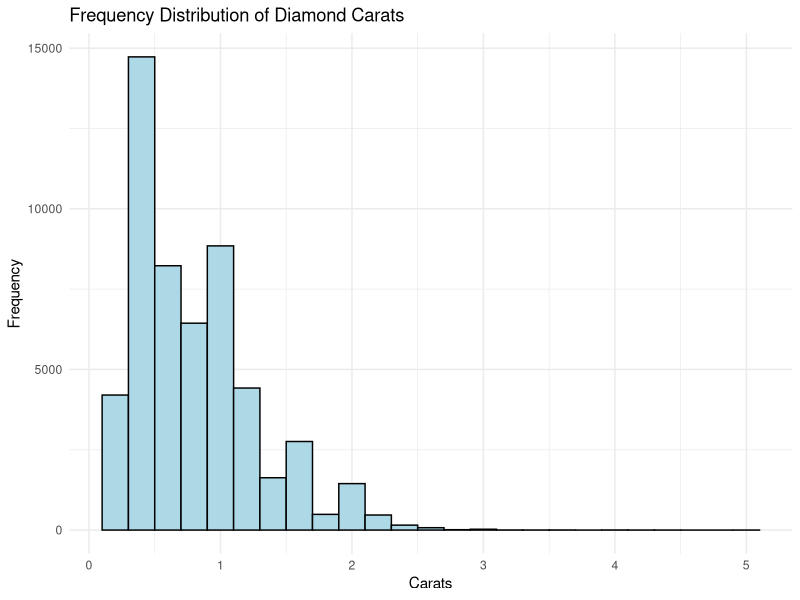
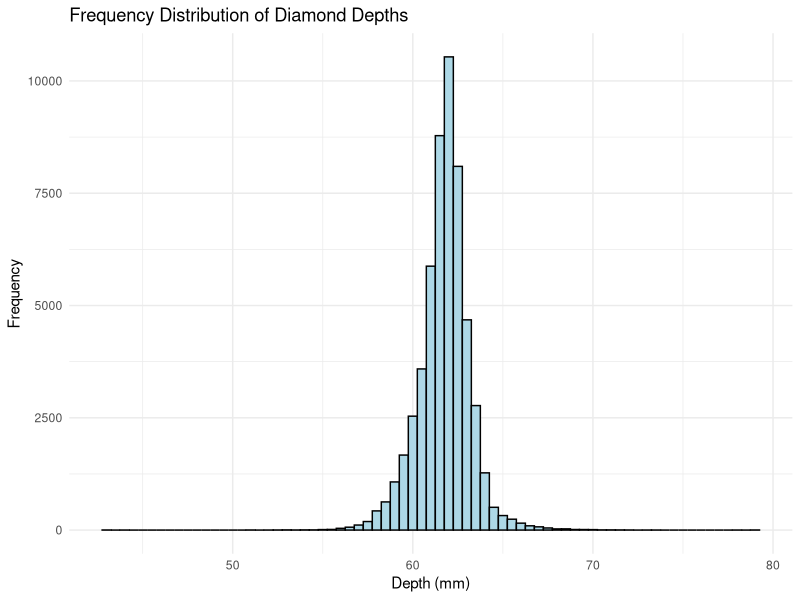
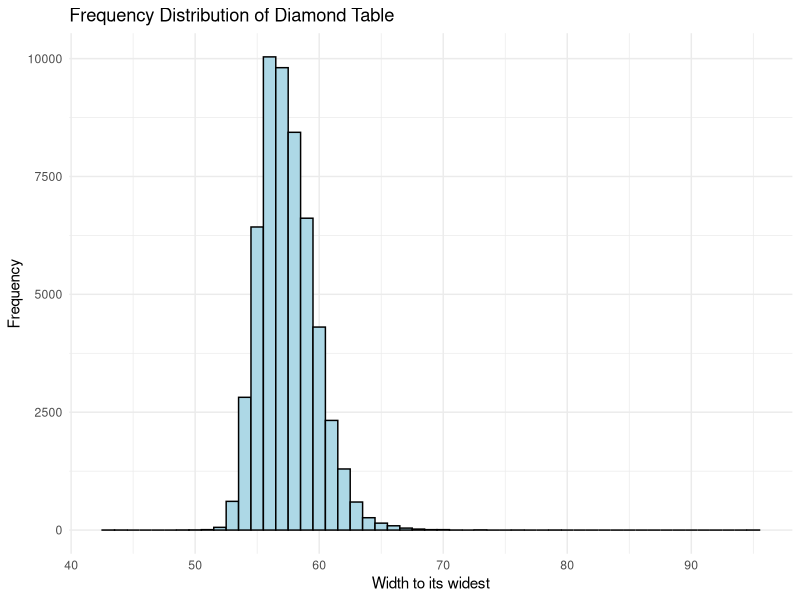
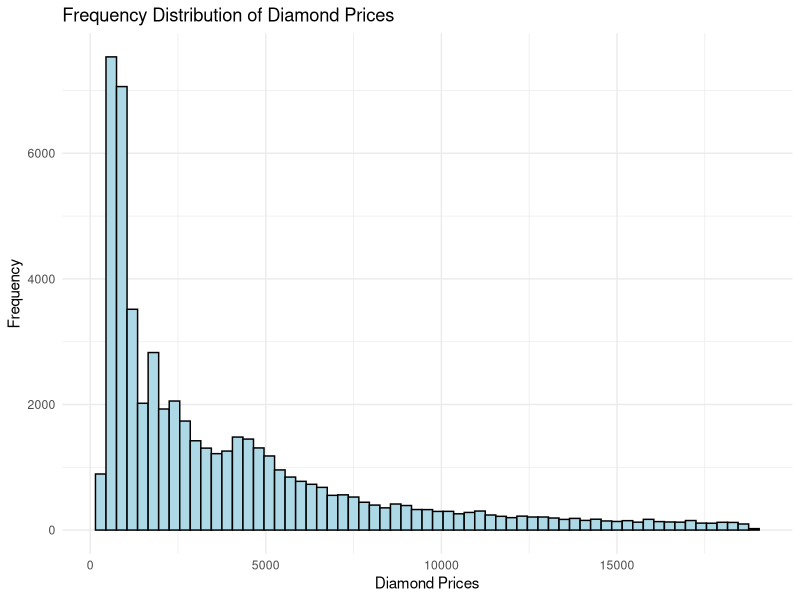
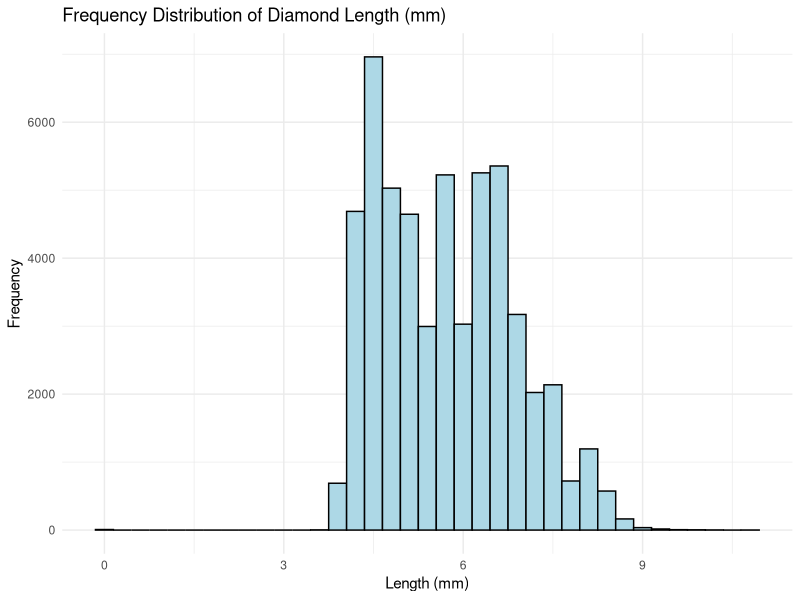
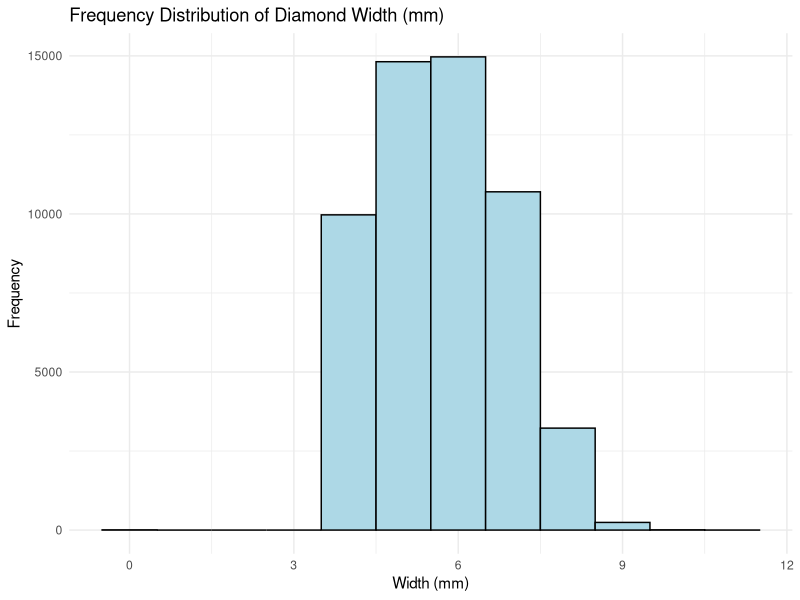
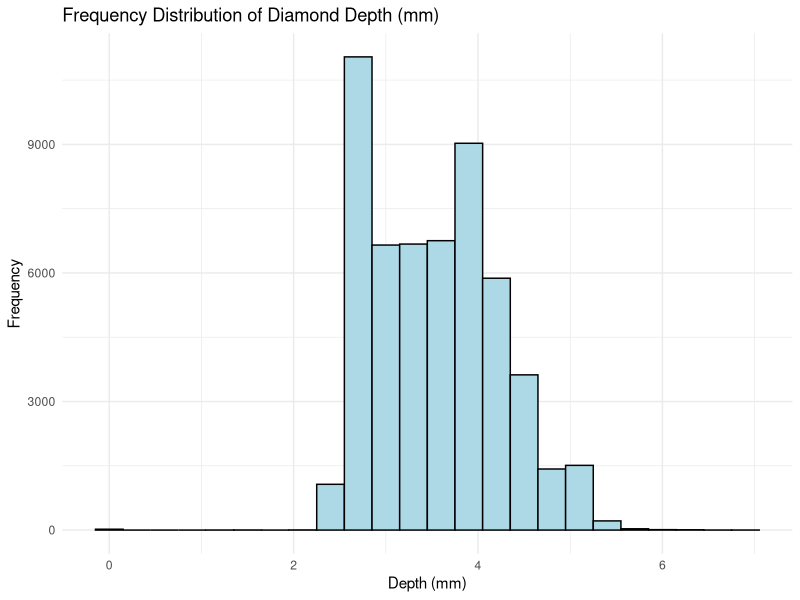
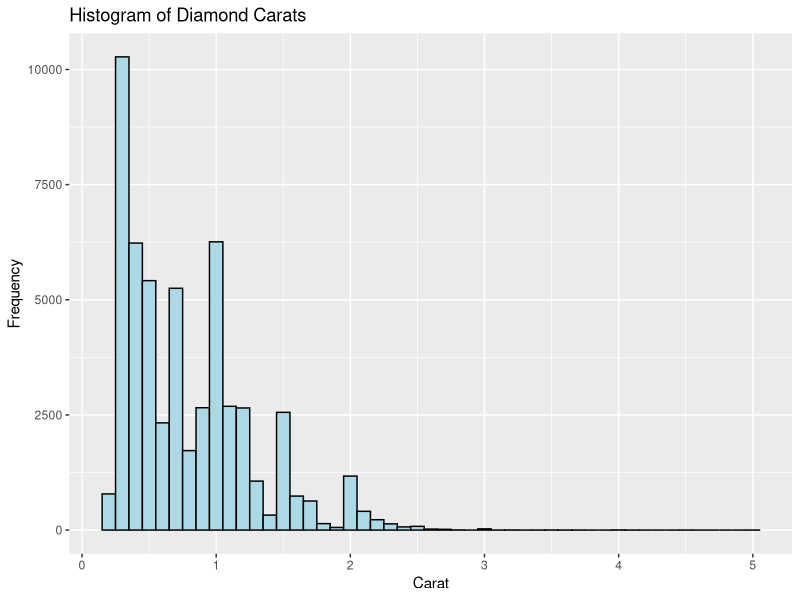

Source code (R) for these figures, in order:
## ---- chunk 1
knitr::opts_chunk$set(fig.width=5, fig.height=4)
knitr::opts_chunk$set(warning=FALSE)
## ---- chunk 2
library(ggplot2)
data(diamonds)
## ---- chunk 3
new_diamonds = diamonds[-c(24068,48411,49190),] #Removing outliers
num_vars = new_diamonds[,-c(2,3,4)] #Creating a data frame of numerical variables
categ_vars = new_diamonds[,c(2,3,4)] #Creating a data frame of categorical variables
## ---- chunk 4
freq_table = table(cut(num_vars$carat, breaks=10))
knitr::kable(freq_table, caption = "Frequency Table for Carat")

ggplot(new_diamonds, aes(x = carat)) +
  geom_histogram(binwidth = 0.2, fill = "lightblue", color = "black") +
  ggtitle("Frequency Distribution of Diamond Carats") +
  xlab("Carats") +
  ylab("Frequency") +
  theme_minimal()
## ---- chunk 5
freq_table = table(cut(num_vars$depth, breaks=10))
knitr::kable(freq_table, caption = "Frequency Table for Depth")

ggplot(new_diamonds, aes(x = depth)) +
    geom_histogram(binwidth = 0.5, fill = "lightblue", color = "black") +
    ggtitle("Frequency Distribution of Diamond Depths") +
    xlab("Depth (mm)") +
    ylab("Frequency") +
    theme_minimal()
## ---- chunk 6
freq_table = table(cut(num_vars$table, breaks=10))
knitr::kable(freq_table, caption = "Frequency Table for Table")

ggplot(new_diamonds, aes(x = table)) +
  geom_histogram(binwidth = 1, fill = "lightblue", color = "black") +
  ggtitle("Frequency Distribution of Diamond Table") +
  xlab("Width to its widest") +
  ylab("Frequency") +
  theme_minimal()
## ---- chunk 7
freq_table = table(cut(num_vars$price, breaks=10))
knitr::kable(freq_table, caption = "Frequency Table for Price")

ggplot(new_diamonds, aes(x = price)) +
  geom_histogram(binwidth = 300, fill = "lightblue", color = "black") +
  ggtitle("Frequency Distribution of Diamond Prices") +
  xlab("Diamond Prices") +
  ylab("Frequency") +
  theme_minimal()
## ---- chunk 8
freq_table = table(cut(num_vars$x, breaks=10))
knitr::kable(freq_table, caption = "Frequency Table for Length")

ggplot(new_diamonds, aes(x = x)) +
  geom_histogram(binwidth = 0.3, fill = "lightblue", color = "black") +
  ggtitle("Frequency Distribution of Diamond Length (mm)") +
  xlab("Length (mm)") +
  ylab("Frequency") +
  theme_minimal()
## ---- chunk 9
freq_table = table(cut(num_vars$y, breaks=10))
knitr::kable(freq_table, caption = "Frequency Table for Width")

ggplot(new_diamonds, aes(x = y)) +
  geom_histogram(binwidth = 1, fill = "lightblue", color = "black") +
  ggtitle("Frequency Distribution of Diamond Width (mm)") +
  xlab("Width (mm)") +
  ylab("Frequency") +
  theme_minimal()
## ---- chunk 10
freq_table = table(cut(num_vars$z, breaks=10))
knitr::kable(freq_table, caption = "Frequency Table for Depth")

ggplot(new_diamonds, aes(x = z)) +
  geom_histogram(binwidth = 0.30, fill = "lightblue", color = "black") +
  ggtitle("Frequency Distribution of Diamond Depth (mm)") +
  xlab("Depth (mm)") +
  ylab("Frequency") +
  theme_minimal()
## ---- chunk 11
sapply(num_vars, mean)
sapply(num_vars, max)
sapply(num_vars, min)
sapply(num_vars, var)
sqrt(sapply(num_vars, var))

library(e1071)
sapply(num_vars, kurtosis)
sapply(num_vars, skewness)

find_mode <- function(x) { 
  freq_table <- table(x) 
  mode_value <- names(which.max(freq_table)) 
  return(mode_value)
}
modes <- sapply(categ_vars, find_mode) 
print(modes)

## ---- chunk 12
hist_plot = ggplot(data.frame(num_vars$carat), aes(x = num_vars$carat)) + geom_histogram(binwidth = 0.1, fill = "lightblue", color = "black") + ggtitle("Histogram of Diamond Carats") + xlab("Carat") + ylab("Frequency")

print(hist_plot)


density_plot = ggplot(data = data.frame(num_vars$carat), aes(x = num_vars$carat)) + geom_density(fill = "lightblue", alpha = 0.5) + labs(title = "Density Plot of Carat", x = "Carat", y = "Density")

print(density_plot)

qq_plot = ggplot(data = data.frame(num_vars$carat), aes(sample = num_vars$carat)) + stat_qq() + stat_qq_line(color = "red") + labs(title = "Q-Q Plot of Carat", x = "Theoretical Quantiles", y = "Sample Quantiles")

print(qq_plot)

box_plot = ggplot(data.frame(num_vars$carat), aes(x='',y = num_vars$carat)) + geom_boxplot(fill = "lightblue", color = "black", outlier.color = "red", outlier.shape = 16) +ggtitle("Box Plot of Diamond Carats") +ylab("Carat") + theme_minimal()

print(box_plot)
## ---- chunk 13

hist_plot = ggplot(data.frame(num_vars$depth), aes(x = num_vars$depth)) + geom_histogram(binwidth = 0.5, fill = "lightblue", color = "black") + ggtitle("Histogram of Diamond Depths (%)") + xlab("Depth (%)") + ylab("Frequency")

print(hist_plot)

density_plot = ggplot(data = data.frame(num_vars$depth), aes(x = num_vars$depth)) + geom_density(fill = "lightblue", alpha = 0.5) + labs(title = "Density Plot of Depth", x = "Depth %", y = "Density")

print(density_plot)

qq_plot = ggplot(data = data.frame(num_vars$depth), aes(sample = num_vars$depth)) + stat_qq() + stat_qq_line(color = "red") + labs(title = "Q-Q Plot of Depth", x = "Theoretical Quantiles", y = "Sample Quantiles")

print(qq_plot)

box_plot = ggplot(data.frame(num_vars$depth), aes(x='',y = num_vars$depth)) + geom_boxplot(fill = "lightblue", color = "black", outlier.color = "red", outlier.shape = 16) +ggtitle("Box Plot of Diamond Depth") +ylab("Depth") + theme_minimal()

print(box_plot)

## ---- chunk 14
hist_plot = ggplot(data.frame(num_vars$table), aes(x = num_vars$table)) + geom_histogram(binwidth = 0.6, fill = "lightblue", color = "black") + ggtitle("Histogram of Diamond Table") + xlab("Table") + ylab("Frequency")

print(hist_plot)

density_plot = ggplot(data = data.frame(num_vars$table), aes(x = num_vars$table)) + geom_density(fill = "lightblue", alpha = 0.5) + labs(title = "Density Plot of Table", x = "Table %", y = "Density")

print(density_plot)

qq_plot = ggplot(data = data.frame(num_vars$table), aes(sample = num_vars$table)) + stat_qq() + stat_qq_line(color = "red") + labs(title = "Q-Q Plot of Table", x = "Theoretical Quantiles", y = "Sample Quantiles")

print(qq_plot)

box_plot = ggplot(data.frame(num_vars$table), aes(x='',y = num_vars$table)) + geom_boxplot(fill = "lightblue", color = "black", outlier.color = "red", outlier.shape = 16) +ggtitle("Box Plot of Diamond Table") +ylab("Table") + theme_minimal()

print(box_plot)

## ---- chunk 15
hist_plot = ggplot(data.frame(num_vars$price), aes(x = num_vars$price)) + geom_histogram(binwidth = 500, fill = "lightblue", color = "black") + ggtitle("Histogram of Diamond Prices") + xlab("Price (USD)") + ylab("Frequency")

print(hist_plot)

density_plot = ggplot(data = data.frame(num_vars$price), aes(x = num_vars$price)) + geom_density(fill = "lightblue", alpha = 0.5) + labs(title = "Density Plot of Price", x = "Price (USD)", y = "Density")

print(density_plot)

qq_plot = ggplot(data = data.frame(num_vars$price), aes(sample = num_vars$price)) + stat_qq() + stat_qq_line(color = "red") + labs(title = "Q-Q Plot of Price", x = "Theoretical Quantiles", y = "Sample Quantiles")

print(qq_plot)

box_plot = ggplot(data.frame(num_vars$price), aes(x='',y = num_vars$price)) + geom_boxplot(fill = "lightblue", color = "black", outlier.color = "red", outlier.shape = 16) +ggtitle("Box Plot of Diamond Prices") +ylab("Price") + theme_minimal()

print(box_plot)

## ---- chunk 16
hist_plot = ggplot(data.frame(num_vars$x), aes(x = num_vars$x)) + geom_histogram(binwidth = 0.2, fill = "lightblue", color = "black") + ggtitle("Histogram of Diamond Length") + xlab("Length (mm)") + ylab("Frequency")

print(hist_plot)

density_plot = ggplot(data = data.frame(data <- num_vars$x ), aes(x = data <- num_vars$x )) + geom_density(fill = "lightblue", alpha = 0.5) + labs(title = "Density Plot of Length", x = "Length (mm)", y = "Density")

print(density_plot)

qq_plot = ggplot(data = data.frame(num_vars$x), aes(sample = num_vars$x)) + stat_qq() + stat_qq_line(color = "red") + labs(title = "Q-Q Plot of Length (mm)", x = "Theoretical Quantiles", y = "Sample Quantiles")

print(qq_plot)

box_plot = ggplot(data.frame(num_vars$x), aes(x='',y = num_vars$x)) + geom_boxplot(fill = "lightblue", color = "black", outlier.color = "red", outlier.shape = 16) +ggtitle("Box Plot of Diamond Lengths") +ylab("Length (mm)") + theme_minimal()

print(box_plot)
## ---- chunk 17
hist_plot = ggplot(data.frame(num_vars$y), aes(x = num_vars$y)) + geom_histogram(binwidth = 0.2, fill = "lightblue", color = "black") + ggtitle("Histogram of Diamond Widths") + xlab("Width (mm)") + ylab("Frequency")

print(hist_plot)

density_plot = ggplot(data = data.frame(num_vars$y ), aes(x = num_vars$y)) + geom_density(fill = "lightblue", alpha = 0.5) + labs(title = "Density Plot of Width", x = "Width (mm)", y = "Density")

print(density_plot)

qq_plot = ggplot(data = data.frame(num_vars$y), aes(sample = num_vars$y)) + stat_qq() + stat_qq_line(color = "red") + labs(title = "Q-Q Plot of Width (mm)", x = "Theoretical Quantiles", y = "Sample Quantiles")

print(qq_plot)

box_plot = ggplot(data.frame(num_vars$y), aes(x='',y = num_vars$y)) + geom_boxplot(fill = "lightblue", color = "black", outlier.color = "red", outlier.shape = 16) +ggtitle("Box Plot of Diamond Widths") +ylab("Width (mm)") + theme_minimal()

print(box_plot)

violin_plot =  ggplot(new_diamonds, aes(x = "", y=y))+    geom_violin() +
labs(title = "Violin Plot of Diamond Widths")

print(violin_plot)
## ---- chunk 18
hist_plot = ggplot(data.frame(num_vars$z), aes(x = num_vars$z)) + geom_histogram(binwidth = 0.2, fill = "lightblue", color = "black") + ggtitle("Histogram of Diamond Depths") + xlab("Depth (mm)") + ylab("Frequency")

print(hist_plot)

density_plot = ggplot(data = data.frame(num_vars$z), aes(x = num_vars$z)) + geom_density(fill = "lightblue", alpha = 0.5) + labs(title = "Density Plot of Depth (measurement)", x = "Depth (mm)", y = "Density")

print(density_plot)

qq_plot = ggplot(data = data.frame(num_vars$z), aes(sample = num_vars$z)) + stat_qq() + stat_qq_line(color = "red") + labs(title = "Q-Q Plot of Depth (mm)", x = "Theoretical Quantiles", y = "Sample Quantiles")

print(qq_plot)

box_plot = ggplot(data.frame(num_vars$z), aes(x='',y = num_vars$z)) + geom_boxplot(fill = "lightblue", color = "black", outlier.color = "red", outlier.shape = 16) +ggtitle("Box Plot of Diamond Depths") +ylab("Depth (mm)") + theme_minimal()

print(box_plot)

## ---- chunk 19
#Histogram
hist_plot = ggplot(new_diamonds, aes(x = carat, fill=color)) +
  geom_histogram(binwidth = 0.15, color = "black",linewidth=0.1) +
  facet_wrap(~ color) +
  ggtitle("Histogram of Carat for Each Color") +
  xlab("Carat") +
  ylab("Frequency")

print(hist_plot)

## ---- chunk 20
#Density plot
density_plot = ggplot(new_diamonds, aes(x = carat)) +
geom_density(aes(color = color), alpha = 0, adjust = 1.2) + # Set alpha to 0 for no fill
facet_wrap(~ color) +
ggtitle("Density Plot of Carat for Each Color") +
xlab("Carat") +
ylab("Density") +
theme_minimal()

print(density_plot)

## ---- chunk 21
# QQ plot
qq_plot = ggplot(new_diamonds, aes(sample = carat, color = color)) +
  geom_qq(distribution = qnorm) +
  geom_qq_line(aes(linetype = "Normal Line"), color = "red") +
  facet_wrap(~ color) +
  labs(title = "QQ Plot of Carat by Color",
       x = "Theoretical Quantiles",
       y = "Sample Quantiles") +
  scale_linetype_manual(values = "solid", name = "Line Type", labels = c("Normal Line")) +
  theme_minimal()

print(qq_plot)

## ---- chunk 22
#Boxplot
box_plot = ggplot(new_diamonds, aes(x = color, y = carat, fill=color)) +
  geom_boxplot(color = "black") +
  ggtitle("Box Plot of Carat by Color") +
  xlab("Color") +
  ylab("Carat") +
  theme_minimal()

print(box_plot)

## ---- chunk 23
#Histogram
hist_plot = ggplot(new_diamonds, aes(x = depth, fill = color)) +
  geom_histogram(binwidth = 0.5, color = "black", linewidth = 0.1) +
  facet_wrap(~ color) +
  ggtitle("Histogram of Depth Percentage for Each Color") +
  xlab("Depth") +
  ylab("Frequency")

print(hist_plot)
## ---- chunk 24
# Density Plot
density_plot = ggplot(new_diamonds, aes(x = depth)) +
  geom_density(aes(color = color), alpha = 0, adjust = 1.2) + # Set alpha to 0 for no fill
  facet_wrap(~ color) +
  ggtitle("Density Plot of Depth Percentage for Each Color") +
  xlab("Depth") +
  ylab("Density") +
  theme_minimal()

print(density_plot)
## ---- chunk 25
#QQ Plot
qq_plot = ggplot(new_diamonds, aes(sample = depth, color = color)) +
  geom_qq(distribution = qnorm) +
  geom_qq_line(aes(linetype = "Normal Line"), color = "red") +
  facet_wrap(~ color) +
  labs(title = "QQ Plot of Depth Percentage by Color",
       x = "Theoretical Quantiles",
       y = "Sample Quantiles") +
  scale_linetype_manual(values = "solid", name = "Line Type", labels = c("Normal Line")) +
  theme_minimal()

print(qq_plot)
## ---- chunk 26
#Boxplot
box_plot = ggplot(new_diamonds, aes(x = color, y = depth, fill=color)) +
  geom_boxplot(color = "black") +
  ggtitle("Box Plot of Depth Percentage by Color") +
  xlab("Color") +
  ylab("Depth") +
  theme_minimal()

print(box_plot)

## ---- chunk 27
# Histogram
hist_plot = ggplot(new_diamonds, aes(x = table, fill = color)) +
  geom_histogram(binwidth = 0.5, color = "black", linewidth = 0.1) +
  facet_wrap(~ color) +
  ggtitle("Histogram of Table for Each Color") +
  xlab("Table") +
  ylab("Frequency")

print(hist_plot)
## ---- chunk 28
#Density plot
density_plot = ggplot(new_diamonds, aes(x = table)) +
geom_density(aes(color = color), alpha = 0, adjust = 1.2) + # Set alpha to 0 for no fill
facet_wrap(~ color) +
ggtitle("Density Plot of Table for Each Color") +
xlab("Table") +
ylab("Density") +
theme_minimal()

print(density_plot)

## ---- chunk 29
# QQ plot
qq_plot = ggplot(new_diamonds, aes(sample = table, color = color)) +
  geom_qq(distribution = qnorm) +
  geom_qq_line(aes(linetype = "Normal Line"), color = "red") +
  facet_wrap(~ color) +
  labs(title = "QQ Plot of Table by Color",
       x = "Theoretical Quantiles",
       y = "Sample Quantiles") +
  scale_linetype_manual(values = "solid", name = "Line Type", labels = c("Normal Line")) +
  theme_minimal()

print(qq_plot)

## ---- chunk 30
#Boxplot
box_plot = ggplot(new_diamonds, aes(x = color, y = table, fill=color)) +
  geom_boxplot(color = "black") +
  ggtitle("Box Plot of Table by Color") +
  xlab("Color") +
  ylab("Table") +
  theme_minimal()

print(box_plot)

## ---- chunk 31
#Histogram
hist_plot = ggplot(new_diamonds, aes(x = price, fill=color)) +
  geom_histogram(binwidth = 500, color = "black",linewidth=0.1) +
  facet_wrap(~ color) +
  ggtitle("Histogram of Price in US Dollars for Each Color") +
  xlab("Price") +
  ylab("Frequency")

print(hist_plot)

## ---- chunk 32
#Density plot
density_plot = ggplot(new_diamonds, aes(x = price)) +
geom_density(aes(color = color), alpha = 0, adjust = 1.2) + # Set alpha to 0 for no fill
facet_wrap(~ color) +
ggtitle("Density Plot of Price in US Dollars for Each Color") +
xlab("Price") +
ylab("Density") +
theme_minimal()

print(density_plot)

## ---- chunk 33
# QQ plot
qq_plot = ggplot(new_diamonds, aes(sample = price, color = color)) +
  geom_qq(distribution = qnorm) +
  geom_qq_line(aes(linetype = "Normal Line"), color = "red") +
  facet_wrap(~ color) +
  labs(title = "QQ Plot of Price in US Dollars by Color",
       x = "Theoretical Quantiles",
       y = "Sample Quantiles") +
  scale_linetype_manual(values = "solid", name = "Line Type", labels = c("Normal Line")) +
  theme_minimal()

print(qq_plot)

## ---- chunk 34
#Boxplot
box_plot = ggplot(new_diamonds, aes(x = color, y = price, fill=color)) +
  geom_boxplot(color = "black") +
  ggtitle("Box Plot of Price by Color") +
  xlab("Color") +
  ylab("Price") +
  theme_minimal()

print(box_plot)

#Violin plot
violin_plot =  ggplot(diamonds, aes(x = "", y = price, fill = color)) +
   geom_violin() +
   labs(title = "Violin Plot of Diamond Prices in USD by Color") +
   facet_wrap(~color)

print(violin_plot)

## ---- chunk 35
#Histogram
hist_plot = ggplot(new_diamonds, aes(x = x, fill=color)) +
  geom_histogram(binwidth = 0.30, color = "black",linewidth=0.1) +
  facet_wrap(~ color) +
  ggtitle("Histogram of X Length in mm for Each Color") +
  xlab("x") +
  ylab("Frequency")

print(hist_plot)

## ---- chunk 36
#Density plot
density_plot = ggplot(new_diamonds, aes(x = x)) +
geom_density(aes(color = color), alpha = 0, adjust = 1.2) + # Set alpha to 0 for no fill
facet_wrap(~ color) +
ggtitle("Density Plot of X Length mm by Each Color") +
xlab("x") +
ylab("Density") +
theme_minimal()

print(density_plot)

## ---- chunk 37
# QQ plot
qq_plot = ggplot(new_diamonds, aes(sample = x, color = color)) +
  geom_qq(distribution = qnorm) +
  geom_qq_line(aes(linetype = "Normal Line"), color = "red") +
  facet_wrap(~ color) +
  labs(title = "QQ Plot of X Length in mm by Color",
       x = "Theoretical Quantiles",
       y = "Sample Quantiles") +
  scale_linetype_manual(values = "solid", name = "Line Type", labels = c("Normal Line")) +
  theme_minimal()

print(qq_plot)

## ---- chunk 38
#Boxplot
box_plot = ggplot(new_diamonds, aes(x = color, y = x, fill=color)) +
  geom_boxplot(color = "black") +
  ggtitle("Box Plot of X Length in mm by Color") +
  xlab("Color") +
  ylab("x") +
  theme_minimal()

print(box_plot)

## ---- chunk 39
#Histogram
hist_plot = ggplot(new_diamonds, aes(x = y, fill=color)) +
  geom_histogram(binwidth = 1, color = "black",linewidth=0.1) +
  facet_wrap(~ color) +
  ggtitle("Histogram of Y Width in mm for Each Color") +
  xlab("y") +
  ylab("Frequency")

print(hist_plot)

## ---- chunk 40
#Density plot
density_plot = ggplot(new_diamonds, aes(x = y)) +
geom_density(aes(color = color), alpha = 0, adjust = 1.2) + # Set alpha to 0 for no fill
facet_wrap(~ color) +
ggtitle("Density Plot of Y Width in mm for Each Color") +
xlab("y") +
ylab("Density") +
theme_minimal()

print(density_plot)

## ---- chunk 41
# QQ plot
qq_plot = ggplot(new_diamonds, aes(sample = y, color = color)) +
  geom_qq(distribution = qnorm) +
  geom_qq_line(aes(linetype = "Normal Line"), color = "red") +
  facet_wrap(~ color) +
  labs(title = "QQ Plot of Y Width in mm by Color",
       x = "Theoretical Quantiles",
       y = "Sample Quantiles") +
  scale_linetype_manual(values = "solid", name = "Line Type", labels = c("Normal Line")) +
  theme_minimal()

print(qq_plot)

## ---- chunk 42
#Boxplot
box_plot = ggplot(new_diamonds, aes(x = color, y = y, fill=color)) +
  geom_boxplot(color = "black") +
  ggtitle("Box Plot of Y Width in mm by Color") +
  xlab("Color") +
  ylab("y") +
  theme_minimal()

print(box_plot)

## ---- chunk 43

#Histogram
hist_plot = ggplot(new_diamonds, aes(x = z, fill=color)) +
  geom_histogram(binwidth = 0.5, color = "black",linewidth=0.1) +
  facet_wrap(~ color) +
  ggtitle("Histogram") +
  xlab("Z") +
  ylab("Frequency")

print(hist_plot)


## ---- chunk 44
#Density
density_plot = ggplot(new_diamonds, aes(x = z)) +
geom_density(aes(color = color), alpha = 0, adjust = 1.2) + # Set alpha to 0 for no fill
facet_wrap(~ color) +
ggtitle("Density") +
xlab("Z") +
ylab("Density") +
theme_minimal()

library(diptest)

#Dip Test
library(diptest)
diamonds_F <- subset(new_diamonds, color == "F") 
dip.test(diamonds_F$z) 
diamonds_H <- subset(new_diamonds, color == "H") 
dip.test(diamonds_H$z)

## ---- chunk 45
#QQ
qq_plot = ggplot(new_diamonds, aes(sample = z, color = color)) +
  geom_qq(distribution = qnorm) +
  geom_qq_line(aes(linetype = "Normal Line"), color = "red") +
  facet_wrap(~ color) +
  labs(title = "QQ Plot",
       x = "Theoretical Quantiles",
       y = "Sample Quantiles") +
  scale_linetype_manual(values = "solid", name = "Line Type", labels = c("Normal Line")) +
  theme_minimal()
## ---- chunk 46
#Boxplot
box_plot = ggplot(new_diamonds, aes(x = color, y = z, fill=color)) +
  geom_boxplot(color = "black") +
  ggtitle("Box Plot") +
  xlab("Color") +
  ylab("Z") +
  theme_minimal()
## ---- chunk 47

freq_table = table(diamonds$cut)
knitr::kable(freq_table, caption = "Frequency Table for Cut")

ggplot(diamonds, aes(x=cut)) + geom_bar(aes(fill=cut)) +ggtitle("Frequency of Diamond Cuts")+xlab("Cut")+ylab("Count")
## ---- chunk 48

#Contingency Table and Mosaic Plot
contingency_table = table(new_diamonds$color,new_diamonds$clarity)
knitr::kable(contingency_table, caption = "Contingency Table for Color and Cut")
mosaicplot(contingency_table, 
            main = "Mosaic Plot of Color vs Clarity",
            xlab = "Color", 
            ylab = "Clarity", 
            color = c("lightblue",'lightgreen'),
            shade = FALSE)
